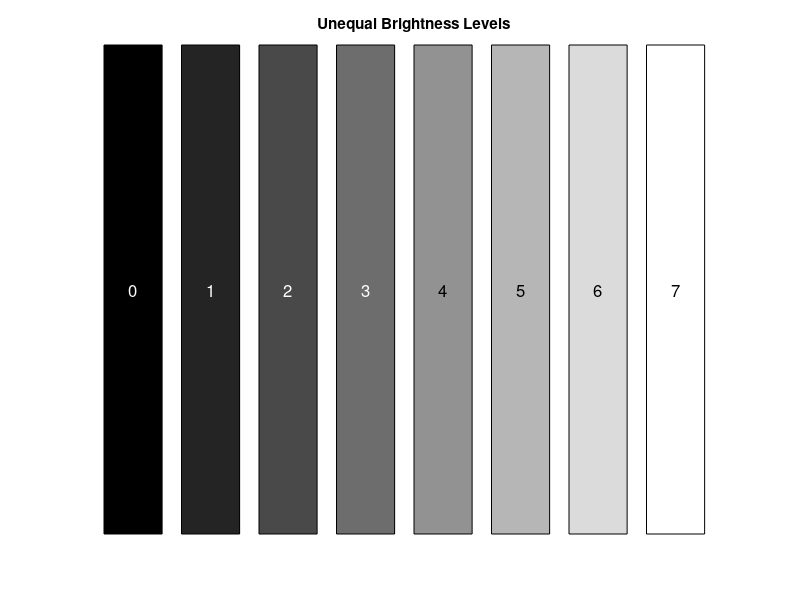

Recreate this plot in MATLAB.
clc; clear; close all;

figure;
hold on;
title('Unequal Brightness Levels');
axis off;

for I = 0:7
    BRIGHTNESS = I / 7;
    fill([I*2, I*2+1.5, I*2+1.5, I*2], [0, 0, 5, 5], [BRIGHTNESS, BRIGHTNESS, BRIGHTNESS]);
    if I < 4
        TEXT_COLOR = 'white';
    else
        TEXT_COLOR = 'black';
    end
    text(I*2+0.75, 2.5, num2str(I), 'HorizontalAlignment', 'center', ...
         'Color', TEXT_COLOR, 'FontSize', 12);
end

xlim([0, 16]);
ylim([0, 5]);
